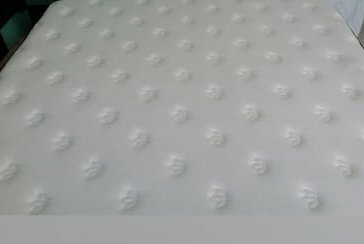
#> input picture everclean-ags/gen/cat-colchon.png, 364 x 244 px, given in place of hero-candidato_limpieza-vapor-sofa_ig.jpg, which was not available
$ python crop1.py
#> lines starting #> are read from the running program, lines starting #| are printed output that depends on the picture; pictures that were not available may be replaced by others from this repository, and a replacement may not be noted
from PIL import Image
import os
SRC = "/Users/emmanuelcruzsalas/Prospeccion-Web-Ags/krevo-muestras/everclean-ags/research/fotos"
GEN = "/Users/emmanuelcruzsalas/Prospeccion-Web-Ags/krevo-muestras/everclean-ags/gen"
os.makedirs(GEN, exist_ok=True)

def sv(im, name):
    p = os.path.join(GEN, name)
    im.save(p, quality=95)
    print(name, im.size)

# HERO: recorte x 95-368 (tira watermark izq), altura completa 368
hero = Image.open(f"{SRC}/hero-candidato_limpieza-vapor-sofa_ig.jpg")
#> hero is the input picture: PIL image 364x244 RGB; mean R, G, B 157.3, 159.4, 157.3
hero_c = hero.crop((95, 0, 368, 368))
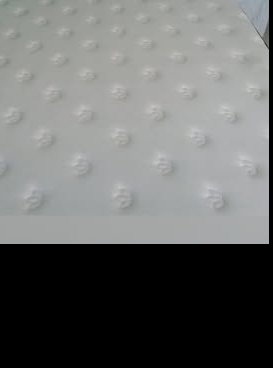
#> hero_c: PIL image 273x368 RGB; mean R, G, B 107.1, 108.3, 107.2
sv(hero_c, "hero-src.png")
#| hero-src.png (273, 368)

# SOFA SECCIONAL 414x414 -> antes (y0-207, quita label) / despues (y207-414, quita label+logo)
sofa = Image.open(f"{SRC}/catalogo_sofa-seccional-antes-despues_fb.jpg")
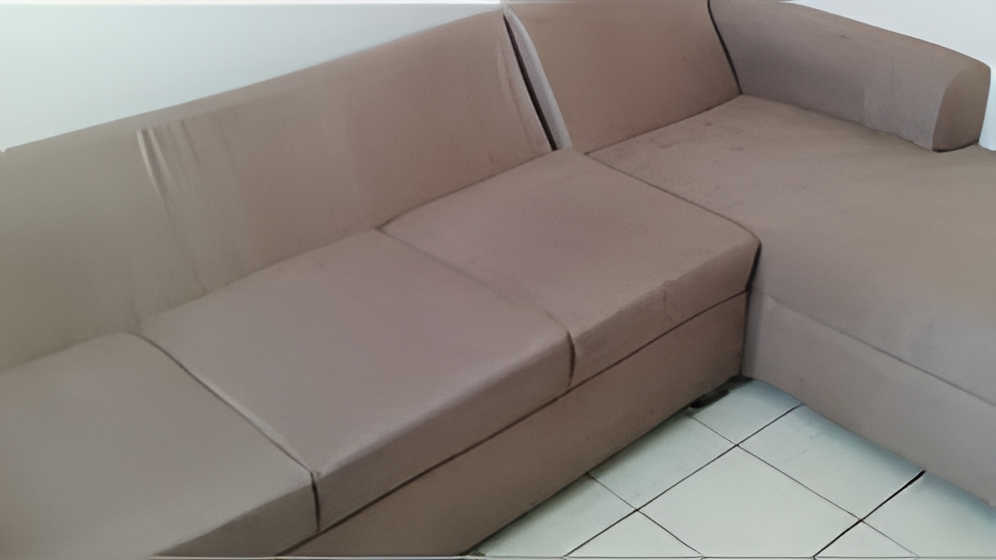
#> input picture everclean-ags/gen/cat-salas-x4.png, 996 x 560 px, given in place of catalogo_sofa-seccional-antes-despues_fb.jpg, which was not available
#> sofa is the input picture: PIL image 996x560 RGB; mean R, G, B 137.8, 130, 124.1
sofa_antes = sofa.crop((0, 44, 414, 207))
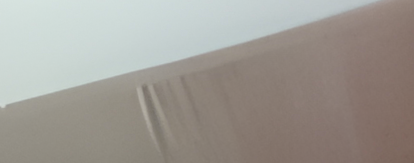
#> sofa_antes: PIL image 414x163 RGB; mean R, G, B 159.5, 155.1, 148.7
sofa_despues = sofa.crop((0, 283, 414, 414))
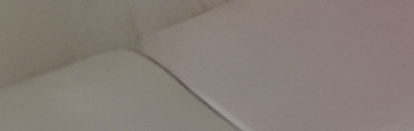
#> sofa_despues: PIL image 414x131 RGB; mean R, G, B 134.4, 125.3, 118.4
sv(sofa_antes, "sofa-antes-src.png")
#| sofa-antes-src.png (414, 163)
sv(sofa_despues, "sofa-despues-src.png")
#| sofa-despues-src.png (414, 131)

# SILLA METAL 640x640 -> antes (silla sucia, izq, sin label) / despues (silla limpia, der, sin label ni logo)
silla = Image.open(f"{SRC}/catalogo_silla-metal-antes-despues_ig.jpg")
silla_antes = silla.crop((10, 185, 265, 640))
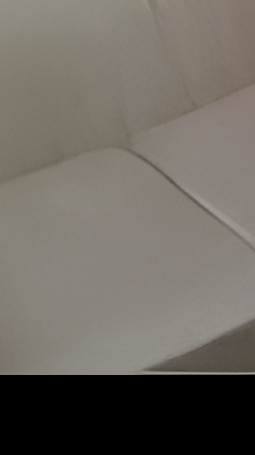
#> silla_antes: PIL image 255x455 RGB; mean R, G, B 109.8, 104.6, 97.5
silla_despues = silla.crop((340, 0, 640, 455))
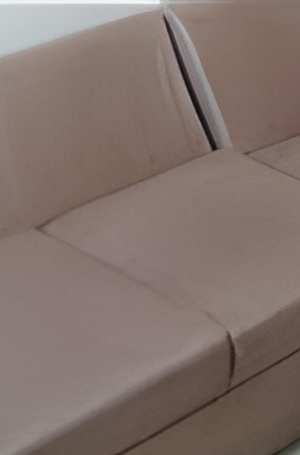
#> silla_despues: PIL image 300x455 RGB; mean R, G, B 130.8, 114.2, 108.5
sv(silla_antes, "silla-antes.webp")
#| silla-antes.webp (255, 455)
#| silla-despues.webp (300, 455)
sv(silla_despues, "silla-despues.webp")

# COLLAGE SILLAS 640x633 -> cuadrante superior izq (turquesa): antes / despues
#> (the run stopped early here; a loop or call above may not have finished)
